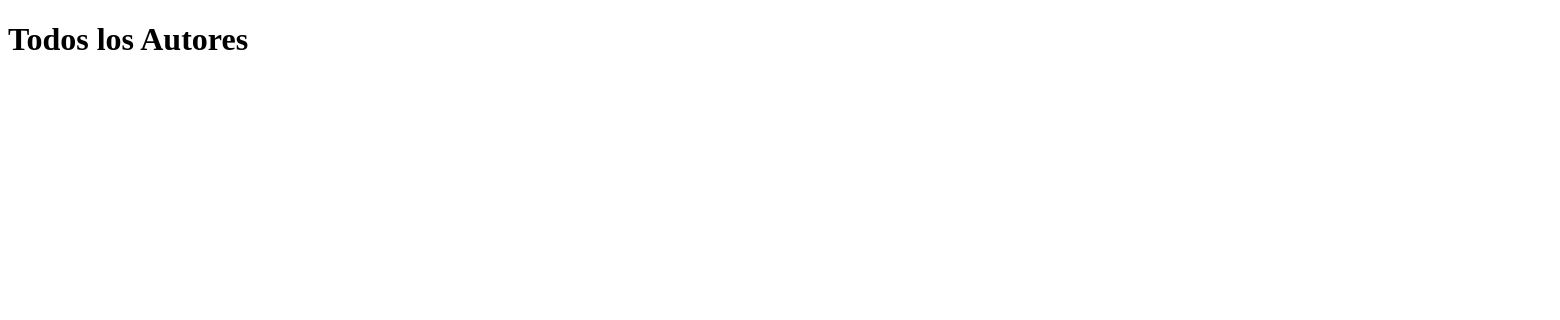
The page /autor/reportar/ on the database as committed earlier.
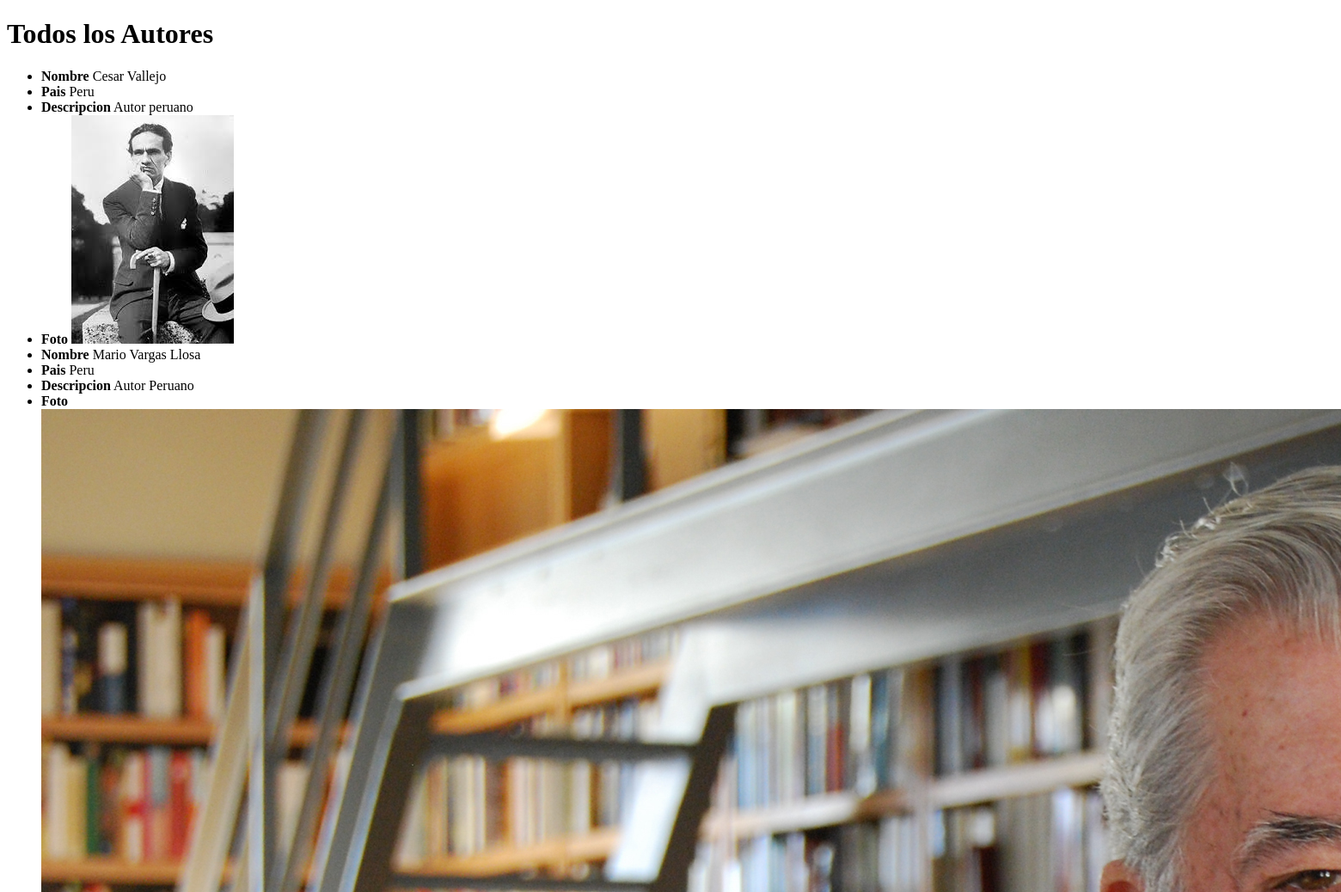
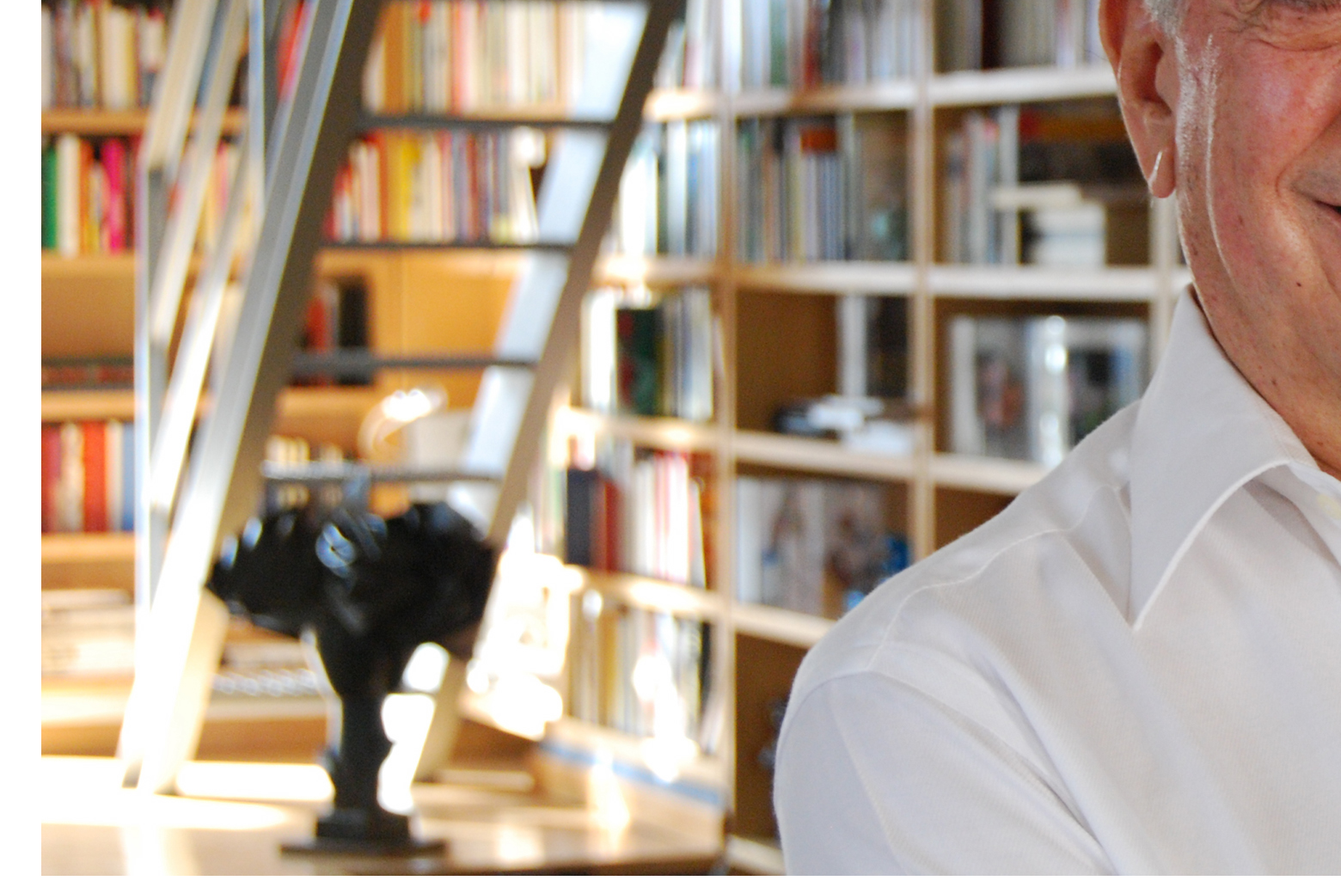
The same page on the database as committed later (2 pictures, top to bottom).
### apps/autores/models.py (models this page shows, shortened)
class Autor(models.Model):
	nombre = models.CharField(max_length=50)
	pais = models.CharField(max_length=50)
	descripcion = models.TextField(max_length=200)
	foto = models.ImageField(upload_to='foto_autor')

### apps/autores/views.py (the view)
class ReportarAutor(ListView):
	template_name = 'autores/reportarAutor.html'
	model = Autor
	context_object_name = 'autores'

### templates/autores/reportarAutor.html (shortened to what this page needs)
<!doctype html>
<html lang="en">
<head>
</head>
<body>
	<h1>Todos los Autores</h1>
	<ul>
		{% for autor in autores %}
			<li><b>Nombre</b> {{autor.nombre}} </li>
			<li><b>Pais</b> {{autor.pais}} </li>
			<li><b>Descripcion</b> {{autor.descripcion}} </li>
			<li><b>Foto</b> <img src="{{MEDIA_URL}}{{autor.foto}}"></li>
		{% endfor %}
	</ul>
</body>
</html>

Rows that differ between the two databases and show on the page:
added Autor: nombre "Cesar Vallejo", pais "Peru", descripcion "Autor peruano", foto (picture)
added Autor: nombre "Mario Vargas Llosa", pais "Peru", descripcion "Autor Peruano", foto (picture)
